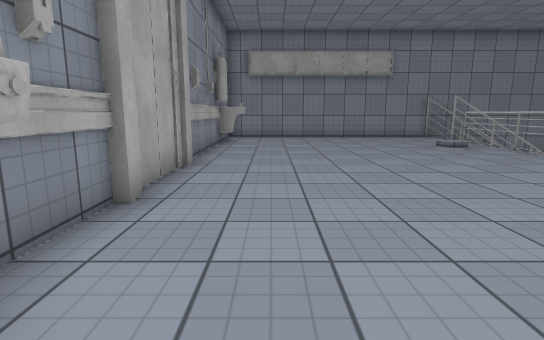
View 1 (above)

12 first-person views from a walk through a scene from a Unity 3-D project. The camera is 1.2 m above the floor, tilts 10° down and sees 80° across. The floor is counted in squares, 1 m on a side. Each view is taken from the middle of a square. On the plan, view 1 faces up. The plan holds only what a view shows up to about 14 squares ahead; the rest is blank. The place goes on beyond the plan. The player character is not drawn. Surface patterns are stand-ins for the level's own textures.

View 2
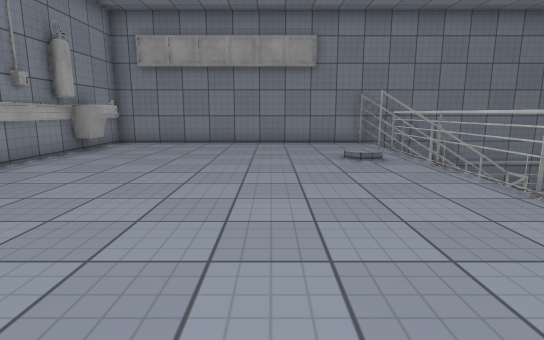

View 3
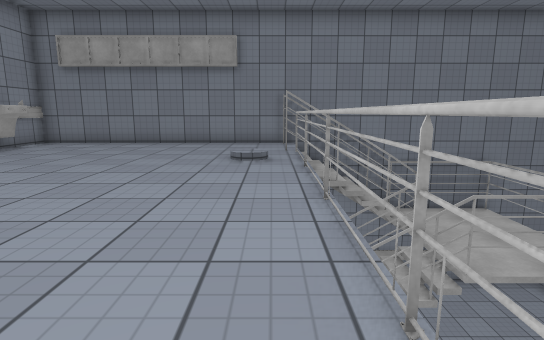

View 4
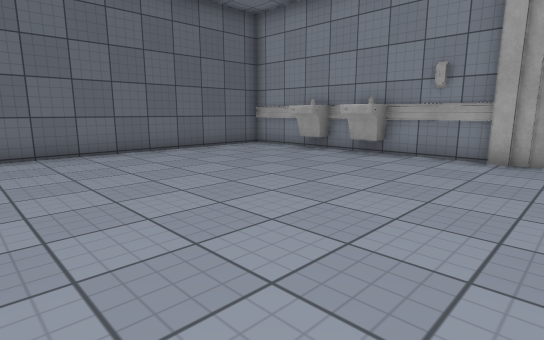

View 5
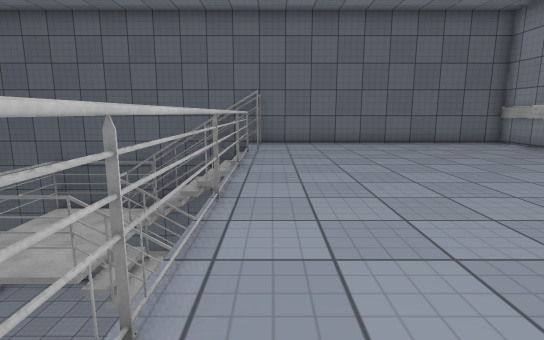

View 6
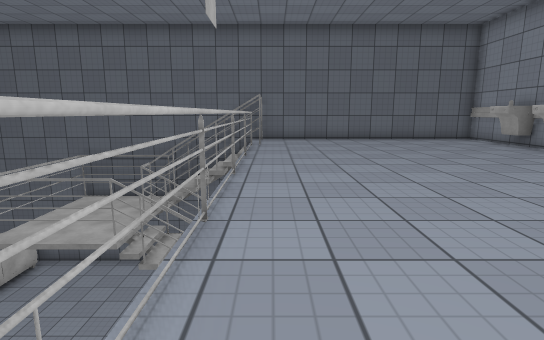

View 7
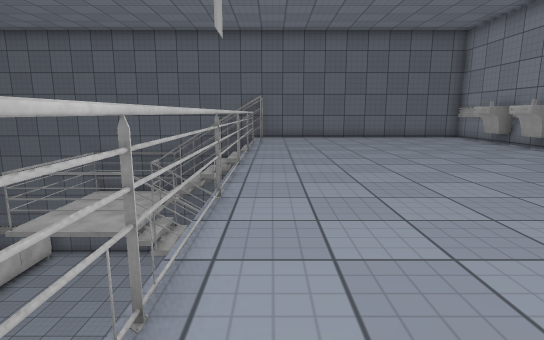

View 8
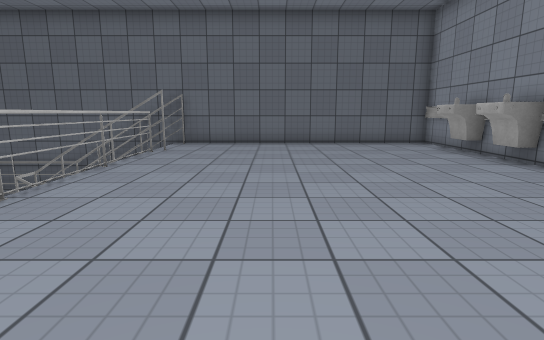

View 9
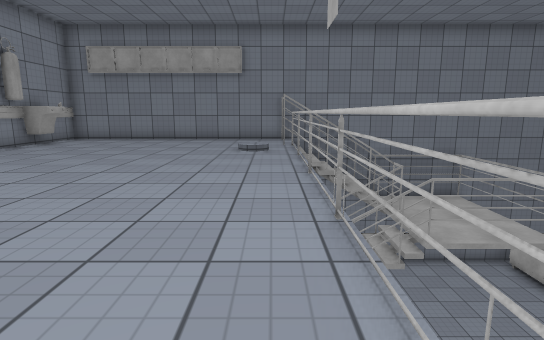

View 10
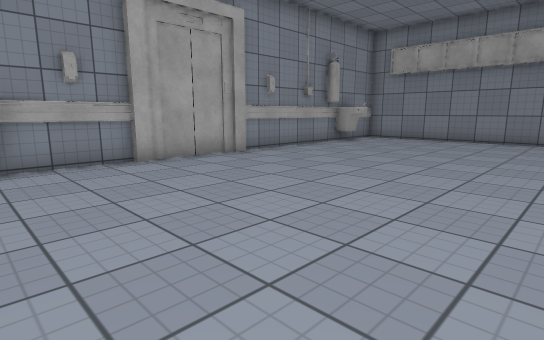

View 11
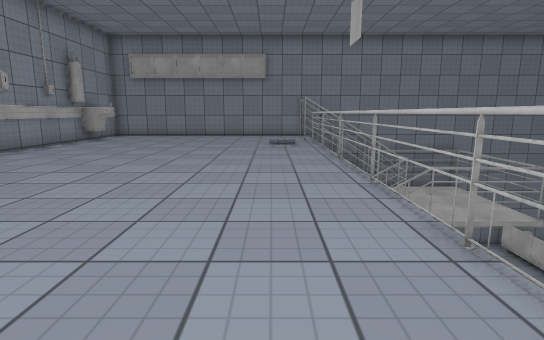

View 12
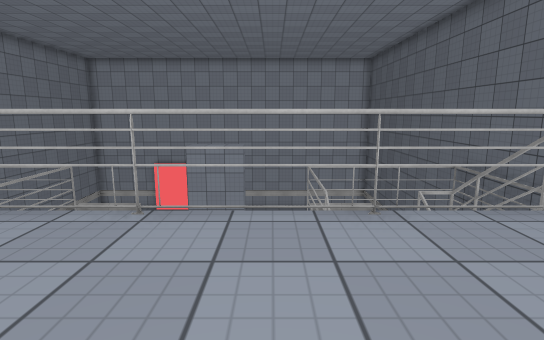

### Floor plan
Key: @ floor where view 1 was taken; # wall or solid block; . main floor; - floor 2.75 m lower than the main floor; / step, stairs or slope; v drop or lower ground; O other object.
Columns run from 2 left of view 1 to 18 right of it. Each row starts with its distance up from view 1.
 16 #####################
 15 O........./// ----vvv
 14 OO........////----vvv
 13 #O........####----vvv
 12 #......./// //----vv
 11 #......./// //----vv
 10 #.........# vvvvvvv
  9 #.........v
  8 #.........v
  7 #.........v
  6 #.........v
  5 #.........v
  4 #.........v
  3 #.........v    vvvv
  2 #.........#vvvvvvvvv
  1 OO......../ //----vv
  0 O.@......./ //----vvv
 -1 OO........####----vvv
 -2 O.........////----vvv
 -3 O........./// ----vvv
 -4 #####################

Where each view was taken, in squares from view 1:
view 1: 0 up, 0 right, facing up
view 2: 3 up, 4 right, facing up
view 3: 3 up, 7 right, facing up
view 4: 6 up, 7 right, facing down-left
view 5: 9 up, 7 right, facing down
view 6: 11 up, 7 right, facing down
view 7: 12 up, 7 right, facing down
view 8: 9 up, 4 right, facing down
view 9: 1 up, 7 right, facing up
view 10: 1 up, 6 right, facing up-left
view 11: 1 down, 6 right, facing up
view 12: 3 up, 4 right, facing right
